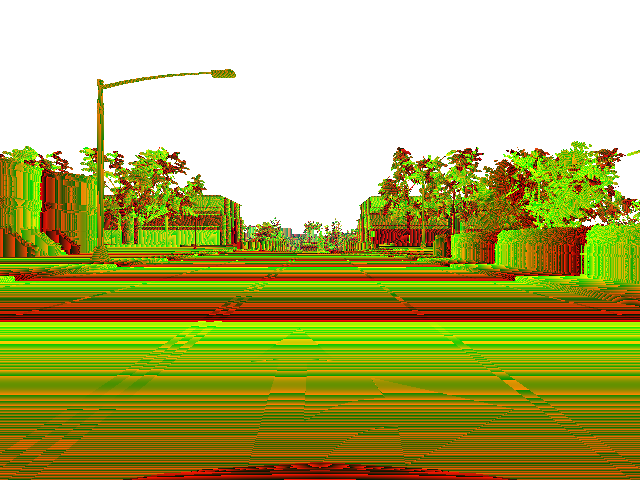
#> input picture data/depth/data (1).jpg, 640 x 480 px
$ python -i augmentation.py   (imports and definitions only)
#> lines starting #> are read from the running program, lines starting #| are printed output that depends on the picture
from skimage.util import random_noise
from PIL import Image, ImageEnhance, ImageOps
from itertools import product, permutations
import numpy as np

def add_noise(image):
    return (random_noise(image/255)*255).astype('int')

# [41 lines left out: functions color_change, flip, eraser, not called in this run]

def corrections(image):

  funcs = {
            "color": lambda img, magnitude: ImageEnhance.Color(img).enhance(1 + magnitude * random.choice([-1, 1])),
            "posterize": lambda img, magnitude: ImageOps.posterize(img, magnitude),
            "solarize": lambda img, magnitude: ImageOps.solarize(img, magnitude),
            "contrast": lambda img, magnitude: ImageEnhance.Contrast(img).enhance(
                1 + magnitude * random.choice([-1, 1])),
            "sharpness": lambda img, magnitude: ImageEnhance.Sharpness(img).enhance(
                1 + magnitude * random.choice([-1, 1])),
            "brightness": lambda img, magnitude: ImageEnhance.Brightness(img).enhance(
                1 + magnitude * random.choice([-1, 1])),
            "autocontrast": lambda img, magnitude: ImageOps.autocontrast(img),
            "equalize": lambda img, magnitude: ImageOps.equalize(img),
            "invert": lambda img, magnitude: ImageOps.invert(img)
          }

# [6 lines left out: function augment, not called in this run]

>>> import cv2
>>> picture = cv2.imread('data/depth/data (1).jpg', cv2.IMREAD_GRAYSCALE)
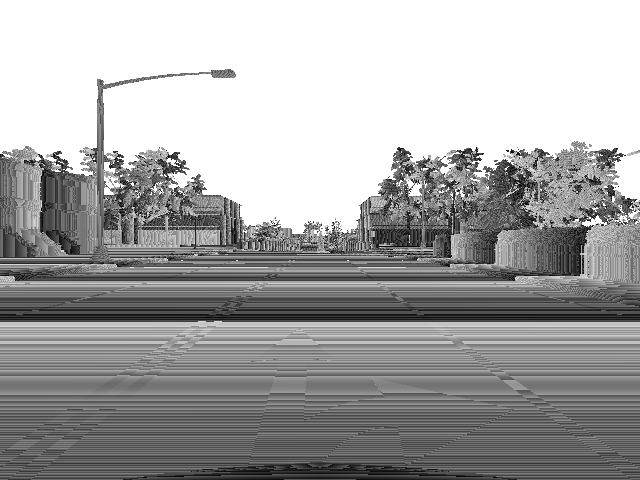
#> picture: shape (480, 640); min 0, max 255, mean 166
>>> result = corrections(picture)

$ run again, on data/depth/data (4).jpg
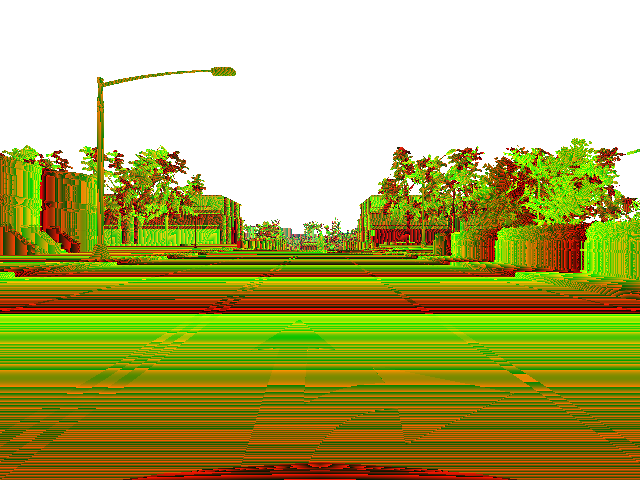
#> input picture data/depth/data (4).jpg, 640 x 480 px
#> `picture = cv2.imread('data/depth/data (1).jpg', cv2.IMREAD_GRAYSCALE)`:
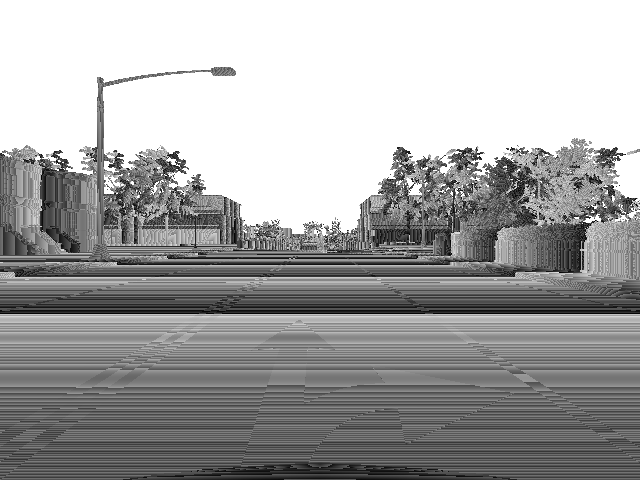
#> picture: shape (480, 640); min 0, max 255, mean 164.2
